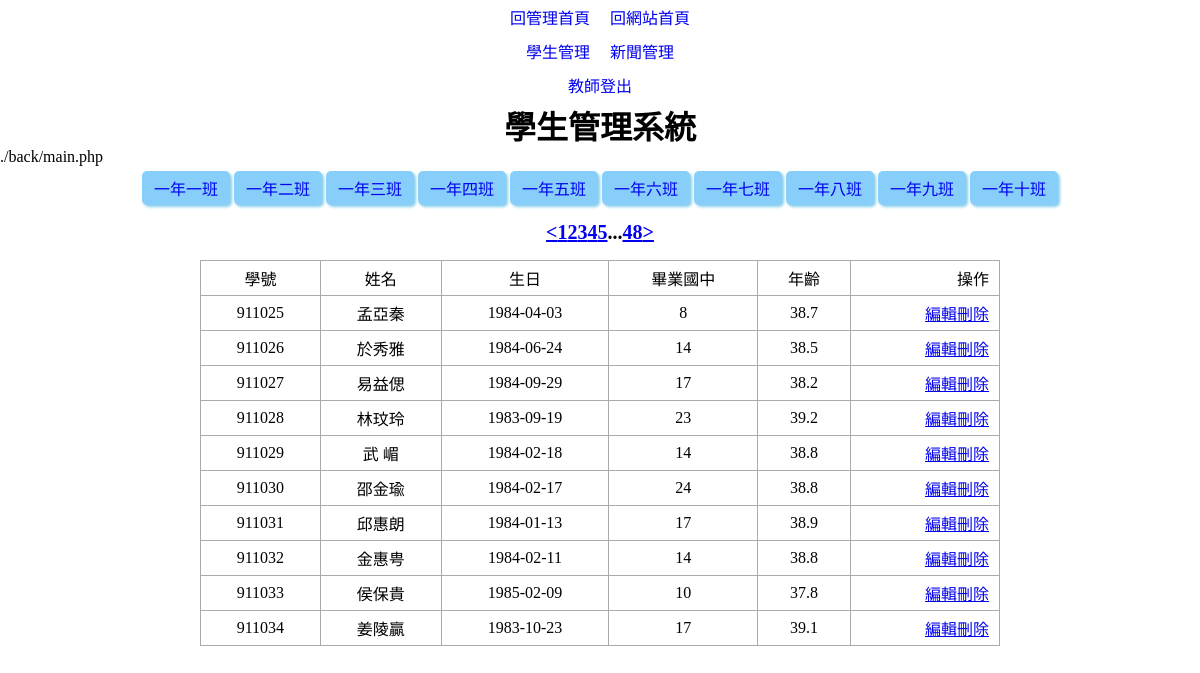
Page /admin_center.php?page=3 (signed in) on the committed database.
### tables this page shows
CREATE TABLE `classes` (
  `id` int(10) UNSIGNED NOT NULL,
  `code` varchar(3) NOT NULL,
  `name` varchar(12) NOT NULL,
  `tutor` varchar(8) NOT NULL
);

CREATE TABLE `students` (
  `id` int(10) UNSIGNED NOT NULL,
  `school_num` int(6) DEFAULT NULL COMMENT '學號',
  `name` varchar(8) DEFAULT NULL COMMENT '姓名',
  `birthday` date DEFAULT NULL COMMENT '出生年月日',
  `uni_id` varchar(10) DEFAULT NULL COMMENT '身分證號碼',
  `addr` varchar(32) DEFAULT NULL COMMENT '住址',
  `parents` varchar(8) DEFAULT NULL COMMENT '家長',
  `tel` varchar(16) DEFAULT NULL COMMENT '電話',
  `dept` varchar(8) DEFAULT NULL COMMENT '科別',
  `graduate_at` varchar(16) DEFAULT NULL COMMENT '畢業國中',
  `status_code` varchar(4) DEFAULT NULL
);

### back/main.php (the view, shortened to what this page needs)
<?php
include "./layouts/class_nav.php";
?>
<?php
    if (isset($_GET['code'])) {
        $sql = "SELECT `students`.`id`,
                `students`.`school_num` as '學號',
                `students`.`name` as '姓名',
                `students`.`birthday` as '生日',
                `students`.`graduate_at` as '畢業國中'
                FROM `students`,`class_student`
                WHERE `class_student`.`school_num`=`students`.`school_num` && `class_code`='{$_GET['code']}'";
        $sql_total = "SELECT count(`students`.`id`)
                FROM `students`,`class_student`
                WHERE `class_student`.`school_num`=`students`.`school_num` &&  `class_code`='{$_GET['code']}'";
    }else{
        $sql = "SELECT `students`.`id`,
                `students`.`school_num` as '學號',
                `students`.`name` as '姓名',
                `students`.`birthday` as '生日',
                `students`.`graduate_at` as '畢業國中'
                FROM `students`";
        $sql_total = "SELECT count(`students`.`id`)
                FROM `students`";
    }
    $div=10;
    $total=$pdo->query($sql_total)->fetchColumn();
    $pages=ceil($total/$div);
    $now=(isset($_GET['page']))?$_GET['page']:1;
    $start=($now-1)*$div;
    $sql=$sql."LIMIT $start,$div";
    $rows = $pdo->query($sql)->fetchAll(PDO::FETCH_ASSOC);
    ?>
    <div class="pages">
    <?php
    if(($now-1)>=1){
        $prev=$now-1;
        if(isset($_GET['code'])){
            echo "<a href='?page=$prev&code={$_GET['code']}'>";
            echo "&lt";
            echo "</a>";
        }else{
            echo "<a href='?page=$prev'>";
            echo "&lt";
            echo "</a>";
        }
    }else{
        echo "<a class='noshow'>&nbsp;</a>";
    }
    ?>
<?php
        if($now>=3 && $now<=($pages-2)){
            $startPage=$now-2;
        }else if($now-2<3){
            $startPage=1;
        }else{
            $startPage=$pages-4;
        }
        for($i=$startPage;$i<=($startPage+4);$i++){
            $nowPage=($i==$now)?'now':'';
            if(isset($_GET['code'])){
                echo "<a href='?page=$i&code={$_GET['code']}' class='$nowPage'> ";
                echo $i;
                echo " </a>";
            }else{
                echo "<a href='?page=$i' class='$nowPage'> ";
                echo $i;
                echo " </a>";
            }
        }
        ?>
<?php
        if($now<=($pages-3)){
            if(isset($_GET['code'])){
                echo "...<a href='?page=$pages&code={$_GET['code']}'> ";
                echo "$pages";
                echo " </a>";
            }else{
                echo "...<a href='?page=$pages'> ";
                echo "$pages";
                echo " </a>";
            }
        }
    ?>
    <?php
    if(($now+1)<=$pages){
        $next=$now+1;
        if(isset($_GET['code'])){
            echo "<a href='?page=$next&code={$_GET['code']}'>";
            echo "&gt";
            echo "</a>";
        }else{
            echo "<a href='?page=$next'>";
            echo "&gt";
            echo "</a>";
        }
    }else{
        echo "<a class='noshow'>&nbsp</a>";
    }
    ?>
    </div>
    <table class='list-students'>
        <tr>
            <td>學號</td>
            <td>姓名</td>
            <td>生日</td>
            <td>畢業國中</td>
            <td>年齡</td>
            <td>操作</td>
        </tr>
        <?php
        foreach ($rows as $row) {
            $age = round((strtotime('now') - strtotime($row['生日'])) / (60 * 60 * 24 * 365), 1);
            echo "<tr>";
            echo "<td>{$row['學號']}</td>";
            echo "<td>{$row['姓名']}</td>";
            echo "<td>{$row['生日']}</td>";
            echo "<td>{$row['畢業國中']}</td>";
            echo "<td>$age</td>";
            echo "<td>";
            echo "<a href='./back/edit.php?id={$row['id']}'>編輯</a>";
            echo "<a href='./back/confirm.php?id={$row['id']}'>刪除</a>";
            echo "</td>";
            echo "</tr>";
        }
        ?>
    </table>

### layouts/class_nav.php
<nav>
    <ul class="class-list">
    <?php
        $sql="SELECT `id`,`code`,`name` FROM `classes`";
        $classes=$pdo->query($sql)->fetchAll(PDO::FETCH_ASSOC);
        foreach($classes as $class){
            echo "<li><a href='?code={$class['code']}'>{$class['name']}</a></li>";
        }
    ?>
    </ul>
    </nav>

### style.css (style rules this page uses)
* { margin: 0; padding: 0; box-sizing: border-box; }
.list-students { border-collapse: collapse; width:800px; margin:auto; }
.list-students td { border: 1px solid #aaa; padding: 5px 10px; text-align: center; }
.list-students td:nth-last-child(1) { text-align: right; }
nav a { display: inline-block; padding: 5px 10px; text-decoration: none; }
.class-list { display: flex; list-style-type: none; justify-content: center; align-items: center; margin:5px 0; }
nav ul.class-list li a { padding:5px 12px; margin:0 2px; border-radius:5px; background-color: lightskyblue; box-shadow:2px 2px 3px skyblue; text-decoration: none; }
nav,pages { text-align: center; }
.pages { font-size:20px; font-weight: bolder; margin:1rem auto; display: flex; justify-content:center; width:800px; }

### rows in the picture
classes: name "一年一班"
classes: name "一年二班"
classes: name "一年三班"
classes: name "一年四班"
classes: name "一年五班"
classes: name "一年六班"
classes: name "一年七班"
classes: name "一年八班"
classes: name "一年九班"
classes: name "一年十班"
students: school_num "911025", name "孟亞秦", birthday "1984-04-03", graduate_at "8", birthday "38.7"
students: school_num "911026", name "於秀雅", birthday "1984-06-24", graduate_at "14", birthday "38.5"
students: school_num "911027", name "易益偲", birthday "1984-09-29", graduate_at "17", birthday "38.2"
students: school_num "911028", name "林玟玲", birthday "1983-09-19", graduate_at "23", birthday "39.2"
students: school_num "911029", name "武 嵋", birthday "1984-02-18", graduate_at "14", birthday "38.8"
students: school_num "911030", name "邵金瑜", birthday "1984-02-17", graduate_at "24", birthday "38.8"
students: school_num "911031", name "邱惠朗", birthday "1984-01-13", graduate_at "17", birthday "38.9"
students: school_num "911032", name "金惠甹", birthday "1984-02-11", graduate_at "14", birthday "38.8"
students: school_num "911033", name "侯保貴", birthday "1985-02-09", graduate_at "10", birthday "37.8"
students: school_num "911034", name "姜陵贏", birthday "1983-10-23", graduate_at "17", birthday "39.1"

### other values in the picture
$file "./back/main.php"
$pages "48"
